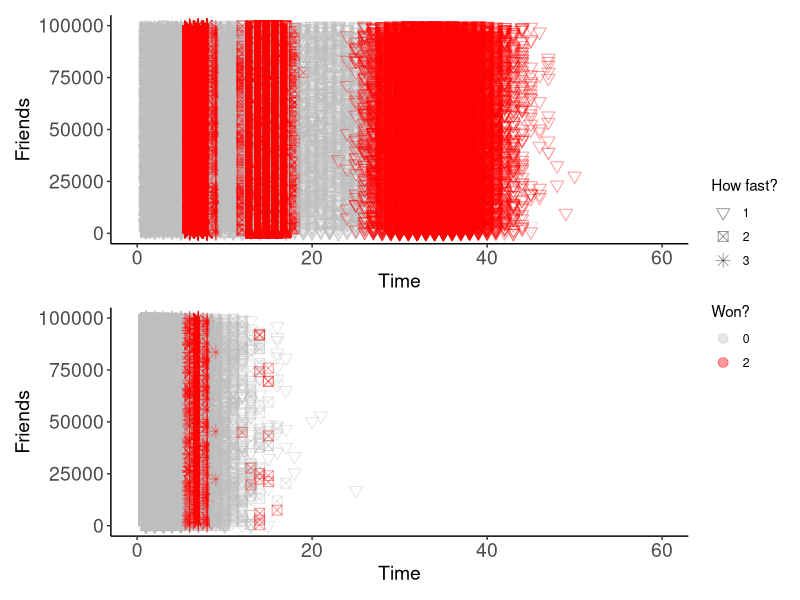
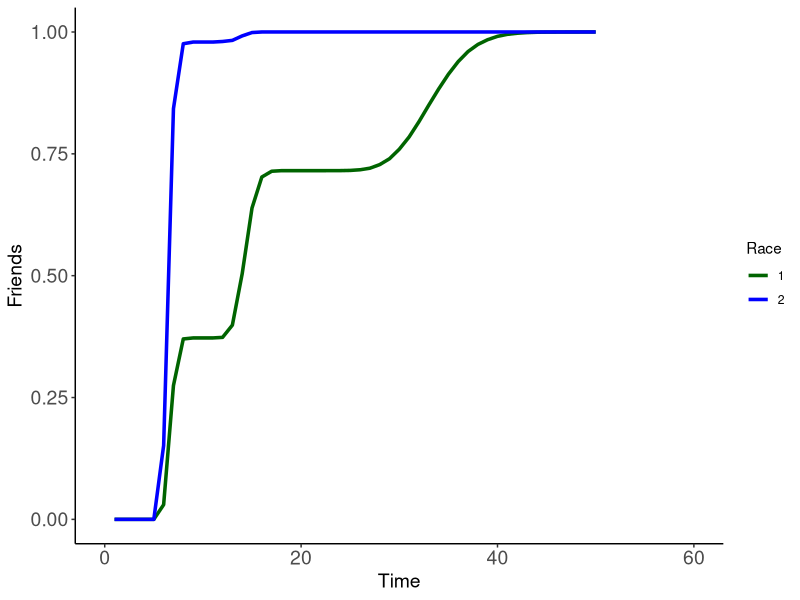
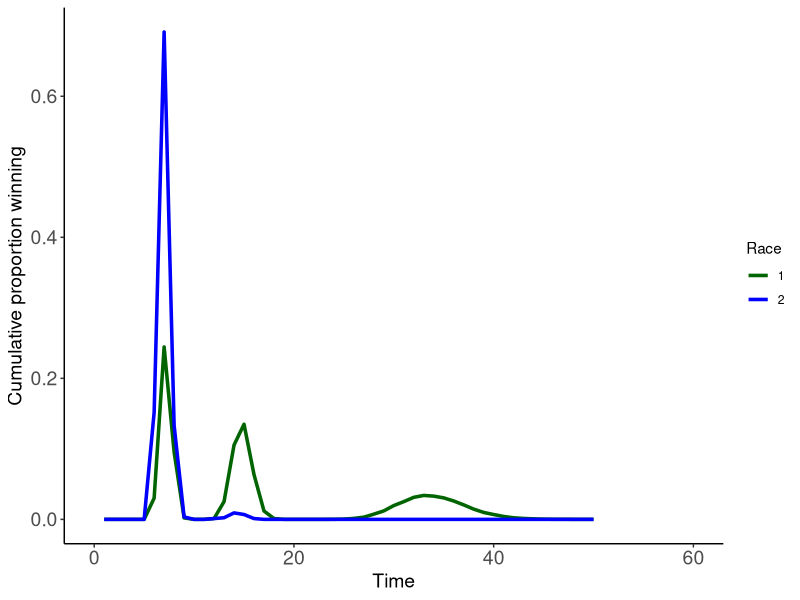

Reproduce these figures in R, in order.
## ---- chunk 1
#| echo: false
library(ggplot2)
library(patchwork)
## ---- chunk 2
death_function <- function(size, mort_prob){
  sampled <- sample(c(0,1), size,replace = TRUE, prob =c(mort_prob, 1- mort_prob))
  return(sampled)
}
## ---- chunk 3
progress_function <- function(id){
  
  if(id ==1){
  sampled <- runif(1,min =0, max =3)
  }
  else if (id ==2){
  sampled <- runif(1,min = 2,max=5)
  }
  else if (id ==3){
  sampled <- runif(1,min = 5, max =10)
  }
  return(sampled)
}
## ---- chunk 4
#| code-fold: true
lawn_race_function <- function(size, mort_prob, progress_time,time_step) {
  full_df <- data.frame(
      current_time = rep(0, size),
      time_event = rep(0, size),
      status = rep(1, size),
      progress = rep(0, size),
       id = rep(c(1, 2, 3), length = size),
       friend_number = seq(1, size))

  survived_subsetted <- full_df [full_df $status == 1 ,]
  
  i = 0
  
  while (nrow(full_df [full_df $status == 1 ,]) != 0) {
    
    i = i + 1
    dead_developed_already_subsetted <- full_df[full_df$status %in% c(0,2),]
    survived_subsetted <- full_df [full_df $status == 1 ,]
    survived_individuals <- nrow(survived_subsetted)
 ###If there are surviving individuals
      
      survived_subsetted$current_time <- i

      ### Did they die in this time-step?
      survived_subsetted$status <- death_function(survived_individuals, mort_prob)
      
      if(nrow(  survived_subsetted[survived_subsetted$status == 0, ])!=0){
      
      survived_subsetted[survived_subsetted$status == 0, ]$time_event <- i

      }
      ### Progressed
      growing_indviduals <- survived_subsetted[survived_subsetted$status == 1, ]

      ###If there are those that will grow
      if(nrow(growing_indviduals) !=0){
      
      growing_indviduals$progress <- round(growing_indviduals $progress + 
                                            time_step*sapply(X = growing_indviduals $id, FUN = progress_function ), 3)

      developed <- growing_indviduals[growing_indviduals$progress >= progress_time, ]

      ###If there are those developed 
      if(nrow(developed) != 0){
      growing_indviduals[growing_indviduals$progress >= progress_time, ]$status <- 2
      growing_indviduals[growing_indviduals$status == 2, ]$time_event <- i
      }
      }
      
      full_df <- rbind(dead_developed_already_subsetted ,
        survived_subsetted[survived_subsetted$status == 0, ],
       growing_indviduals
      )
  
  
  }
  return(full_df)
}

## ---- chunk 5
df_lawn_race1<- lawn_race_function(1e5,0.01,10,time_step = 1/5)
df_lawn_race2<- lawn_race_function(1e5,0.40,10,time_step = 1/5)
## ---- chunk 6
#| echo: false
#| 
first_panel <- ggplot(df_lawn_race1,aes(x = time_event, y = friend_number))+
  geom_point(aes(color = as.factor(status), shape = as.factor(id)),size = 3,alpha =0.4)+
  scale_color_manual(name = "Won?",values = c(`0` = "grey", `2` = "red"))+
  scale_shape_manual(name = "How fast?", values =c(6,7,8))+
  theme_classic() + 
  theme(axis.text = element_text(size = 14),
        axis.title = element_text(size = 14))+
        xlab("Time") + ylab("Friends") + xlim(0,60)

## ---- chunk 7
#| echo: false
#| 
second_panel <- ggplot(df_lawn_race2,aes(x = time_event, y = friend_number))+
  geom_point(aes(color = as.factor(status), shape = as.factor(id)),size = 3,alpha = 0.4)+
  scale_color_manual(name = "Won?",values = c(`0` = "grey", `2` = "red"))+
  scale_shape_manual(name = "How fast?", values =c(6,7,8))+
  theme_classic() + 
  theme(axis.text = element_text(size = 14),
        axis.title = element_text(size = 14))+
        xlab("Time") + ylab("Friends")  +xlim(0,60)
## ---- chunk 8
first_panel / second_panel +   plot_layout(guides = 'collect')
## ---- chunk 9
#| echo: false

plot_outcome <- function(df,facet){
  success_df <-  subset(df, df$status == 2)

success_df_2 <- as.data.frame(with(success_df, table( time_event)),
                              stringsAsFactors = FALSE)
success_df_2$time_event <- as.numeric(success_df_2$time_event )
success_df_2$Freq <- as.numeric(success_df_2$Freq )
success_df_2$prop <- success_df_2$Freq/(sum(success_df_2$Freq))

max_num <- 50

before_hand_df <- data.frame(time_event = (seq(1,max_num)), 
                             Freq = rep(0,length(seq(1,max_num))),
                             prop = rep(0,length(seq(1,max_num))))


numbers_alreadyin<- success_df_2$time_event

before_hand_df<- before_hand_df[!(before_hand_df$time_event %in% 
numbers_alreadyin),]

success_df_2<-rbind(success_df_2 ,before_hand_df)


success_df_2<- success_df_2[order(success_df_2$time_event),]

success_df_2$cum_prop <- cumsum(success_df_2$prop)
success_df_2$facet <- facet
return(success_df_2)
}
## ---- chunk 10
#| echo: false

df_lawn_race1_cumulative <-plot_outcome (df_lawn_race1,1)
df_lawn_race2_cumulative <- plot_outcome(df_lawn_race2,2)

df_full <- rbind(df_lawn_race1_cumulative,df_lawn_race2_cumulative)

## ---- chunk 11
#| echo: false

ggplot(df_full, aes(x = time_event, y= cum_prop, color = as.factor(facet), group = as.factor(facet)))+
  geom_line(size =1.2)+
  xlab("Time")+
  ylab("Cumulative proportion winning")+
  scale_color_manual(name = "Race",values = c(`1` = 'darkgreen', `2` = 'blue'))+
  theme_classic()+
 theme(axis.text = element_text(size = 14),
        axis.title = element_text(size = 14))+
        xlab("Time") + ylab("Friends")  +xlim(0,60)
## ---- chunk 12
ggplot(df_full, aes(x = time_event, y= prop, color = as.factor(facet), group = as.factor(facet)))+
 geom_line(size =1.2)+
  xlab("Time")+
  ylab("Cumulative proportion winning")+
  scale_color_manual(name = "Race",values = c(`1` = 'darkgreen', `2` = 'blue'))+
  theme_classic()+
 theme(axis.text = element_text(size = 14),
        axis.title = element_text(size = 14))+xlim(0,60)
